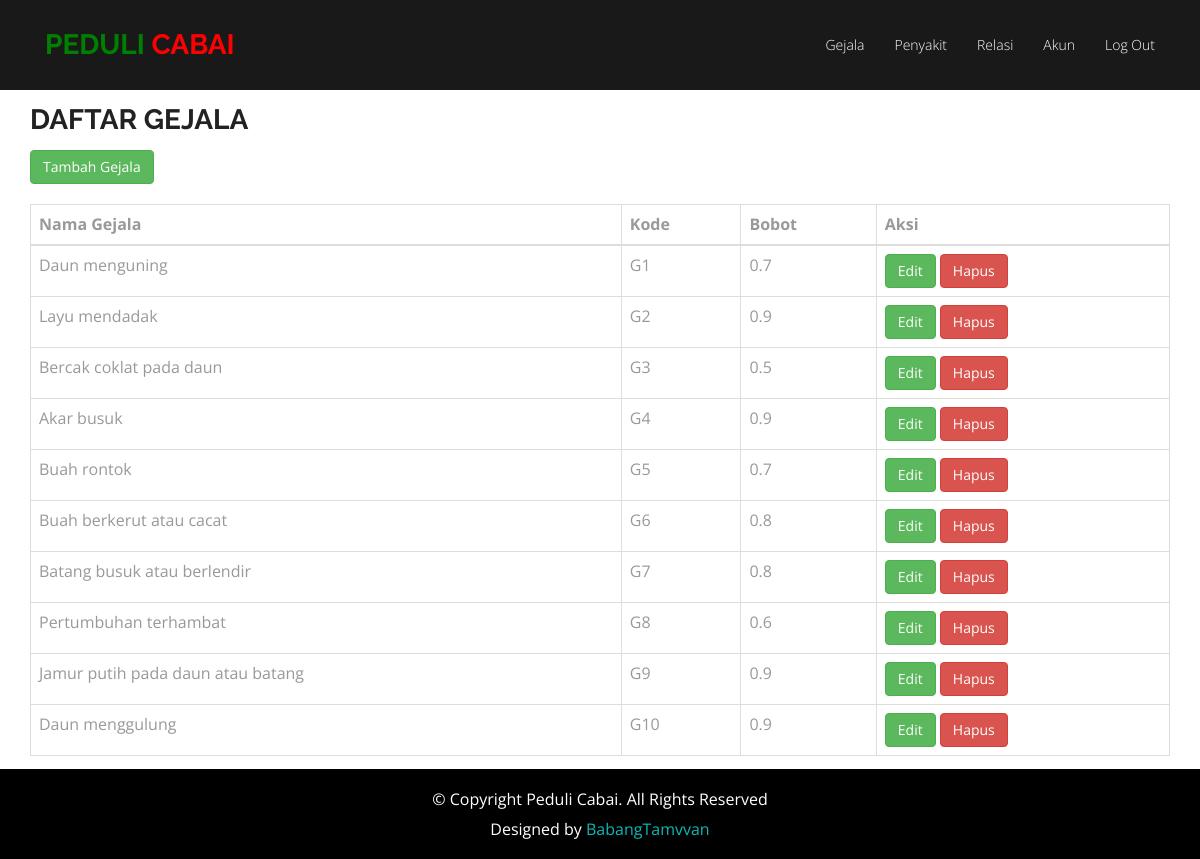
/gejala/gejala.php, run on the app's committed database.
### tables this page shows
CREATE TABLE IF NOT EXISTS `gejala` (
  `id_gejala` int NOT NULL AUTO_INCREMENT,
  `kode_gejala` varchar(30) DEFAULT NULL,
  `nama_gejala` varchar(200) DEFAULT NULL,
  `belief` float DEFAULT NULL,
  PRIMARY KEY (`id_gejala`)
);

### gejala/gejala.php (the view, shortened to what this page needs)
<?php
include("../partial/headerA.php");
$stmD = $koneksi->query('SELECT * FROM gejala');
$data = $stmD->fetchAll(PDO::FETCH_OBJ);
?>
<section id="service" class="section-padding">
    <?php include("../partial/navAdmin.php"); ?>
    <div class="container" style="margin-top: 50px;">
        <h2 class="ser-title">Daftar Gejala</h2>
        <a class="btn btn-success" href="../gejala/tambahG.php" style="margin-top: 20px; margin-bottom: 20px;">Tambah Gejala</a>
        <table class="table table-bordered">
            <thead>
                <tr>
                    <th>Nama Gejala</th>
                    <th>Kode</th>
                    <th>Bobot</th>
                    <th>Aksi</th>
                </tr>
            </thead>
            <tbody>
                <?php foreach($data as $d):?>
                <tr>
                    <td><?=$d->nama_gejala;?></td>
                    <td><?=$d->kode_gejala;?></td>
                    <td><?=$d->belief;?></td>
                    <td>
                    <a href="../gejala/editG.php?id=<?=$d->id_gejala;?>" class="btn btn-success">Edit</a>
                    <a href="../gejala/hapusG.php?id=<?=$d->id_gejala;?>" class="btn btn-danger" onclick="return confirm('Apakah Anda yakin ingin menghapus data ini?')">Hapus</a>
                    </td>
                </tr>
                <?php endforeach;?>
            </tbody>
        </table>
    </div>
</section>
<?php include("../partial/footerA.php"); ?>

### partial/headerA.php (shortened to what this page needs)
<!DOCTYPE html>
<html lang="en">
<head>
  <link rel="stylesheet" type="text/css" href="../css/font-awesome.min.css">
  <link rel="stylesheet" type="text/css" href="../css/bootstrap.min.css">
  <link rel="stylesheet" type="text/css" href="../css/style.css">
</head>
<body id="myPage" data-spy="scroll" data-target=".navbar" data-offset="60">

### partial/navAdmin.php (shortened to what this page needs)
<nav class="navbar navbar-default navbar-fixed-top">
        <div class="container">
          <div class="col-md-12">
            <div class="navbar-header">
              <a class="navbar-brand" href="../gejala/gejala.php" class="me-2"><h2 class="title"><span style="color: green;">PEDULI</span> <span style="color: red;">CABAI</span></h2></a>
            </div>
            <div class="collapse navbar-collapse navbar-right" id="myNavbar">
              <ul class="nav navbar-nav">
                <li ><a href="../gejala/gejala.php" class="me-2">Gejala</a></li>
                <li ><a href="../penyakit/penyakit.php" class="me-2">Penyakit</a></li>
                <li ><a href="../relasi/relasi.php" class="me-2">Relasi</a></li>
                <li ><a href="../akun/editAkun.php" class="me-2">Akun</a></li>
                <li ><a href="../keluar.php" class="me-2">Log Out</a></li>
              </ul>
            </div>
          </div>
        </div>
      </nav>

### partial/footerA.php (shortened to what this page needs)
<footer id="footer" style="background-color: #000; color: #fff; padding: 20px 0; text-align: center; position: fixed; bottom: 0; left: 0; width: 100%;">
    <div class="container">
        <p>© Copyright Peduli Cabai. All Rights Reserved</p>
        <div class="credits">
            Designed by <a href="#" style="color: #0cb8b6;">BabangTamvvan</a>
        </div>
    </div>
</footer>
</body>
</html>

### css/style.css (style rules this page uses)
body { font-family: "Open Sans", sans-serif; line-height: 20px; color: #999999; font-size: 300; font-size: 16px; }
ol,ul { list-style: none; }
table { border-collapse: collapse; border-spacing: 0; }
h1, h2, h3, h4, h5, h6 { font-family: 'Raleway', sans-serif; font-weight: 600; color: #222222; }
.title { color: white; }
a, a:hover, a:focus, a:active { outline: none; }
.section-padding { padding: 60px 0px; }
h2 { line-height: 20px; margin: 0; font-size: 28px; font-weight: 700; text-transform: uppercase; }
.navbar { margin-bottom: 0px; border: 0px; }
.navbar { border-radius: 0px; }
.navbar-default { background-color: #fff; padding: 20px 0; transition: all 0.3s; }
.navbar-default { background-color: rgba(0, 0, 0, 0.9); border: 0px; }
.navbar-brand { font-family: "Chewy", cursive; font-size: 32px; }
.navbar-default .navbar-brand, .navbar-default .navbar-brand:hover, .navbar-default .navbar-brand:focus { color: #ea6045; }
.navbar-default .navbar-nav > li > a { color: #fff; font-size: 14px; font-weight: 300; }
td { border: 0px solid #ededed; border-top: 1px solid rgba(216, 216, 216, 0.5); padding: 6px 10px 6px 0; }
#footer { background-color: #000000e0; }

### data on the page
gejala: nama_gejala "Daun menguning", kode_gejala "G1", belief "0.7"
gejala: nama_gejala "Layu mendadak", kode_gejala "G2", belief "0.9"
gejala: nama_gejala "Bercak coklat pada daun", kode_gejala "G3", belief "0.5"
gejala: nama_gejala "Akar busuk", kode_gejala "G4", belief "0.9"
gejala: nama_gejala "Buah rontok", kode_gejala "G5", belief "0.7"
gejala: nama_gejala "Buah berkerut atau cacat", kode_gejala "G6", belief "0.8"
gejala: nama_gejala "Batang busuk atau berlendir", kode_gejala "G7", belief "0.8"
gejala: nama_gejala "Pertumbuhan terhambat", kode_gejala "G8", belief "0.6"
gejala: nama_gejala "Jamur putih pada daun atau batang", kode_gejala "G9", belief "0.9"
gejala: nama_gejala "Daun menggulung", kode_gejala "G10", belief "0.9"
